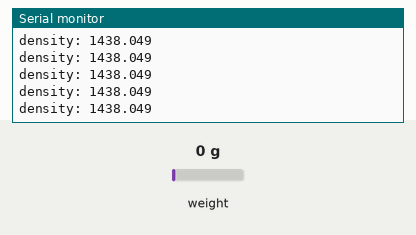
This sketch was run on a simulated ESP32. Shown: the last lines printed to the serial monitor. The test bench sets the inputs (shaded band); at power-on: weight on the scale 0 g. WiFi joins after 1.5 s; servers stay silent unless stated.

Above: at 3.0 s.
3.1 s: weight on the scale set to 100 g
At 3.12 s:
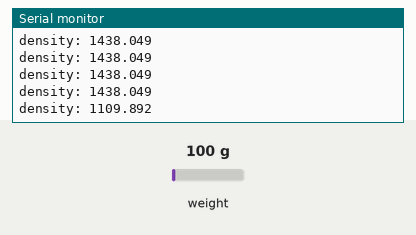
4.6 s: weight on the scale set to 1250 g
At 4.63 s:
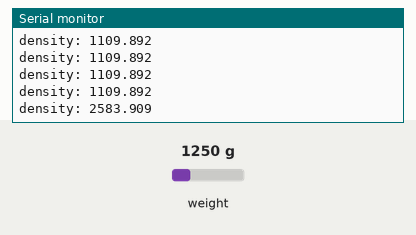
Timing chart, 0 to 7.6 s (numbered marks = the images above; inputs shaded):
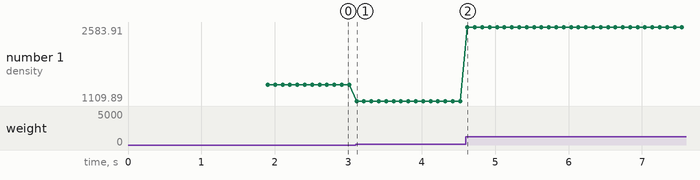

Measured:
- after the input at 3.1 s, the serial monitor: prints a new line at once (image 1)
- after the input at 4.6 s, the serial monitor: prints a new line at once (image 2)
- plotted number 1: 1438.05 → 1109.89 after the input at 3.1 s, 1109.89 → 2583.91 after the input at 4.6 s

The sketch:

qcbiot_loadcell.ino
```cpp
#define BLYNK_TEMPLATE_ID "TMPLR0OTM_ro"
#define BLYNK_TEMPLATE_NAME "QCBIoT"
#define BLYNK_AUTH_TOKEN "bHkawb3264l7nbPSnwUZ1YJZeqoDYb9O"

#include <HX711.h>
#define BLYNK_PRINT Serial
#include <WiFi.h>
#include <WiFiClient.h>
#include <BlynkSimpleEsp32.h>

//#define BLYNK_TEMPLATE_ID "TMPLR0OTM_ro"
//#define BLYNK_TEMPLATE_NAME "QCBIoT"
//#define BLYNK_AUTH_TOKEN "sm0VLv7U-U0BaFFyToP18-QLLebuzNXc"

char auth[] = "bHkawb3264l7nbPSnwUZ1YJZeqoDYb9O";
//old//char auth[] = "sor72X3FYYhlbrbpjbqGk8X5BXv6heTa";       // You should get Auth Token in the Blynk App.
char ssid[] = "Darshan's X7 PRO 5G";                    // Your Wi-Fi Credentials
char pass[] = "Babu@08012003";
const int DTpin = 27;
const int SCKpin = 14;
HX711 mass;
float V=0.00005647022; //volume of metal ball 4/3pirqube
float g=9.8;
//brown gnd
//vcc orange
//blue=12
//white=13[clk]
void setup()
{
    Serial.begin(9600);
    mass.begin(DTpin, SCKpin);
    Blynk.begin(auth, ssid, pass);
}

void loop()
{
  Blynk.run();
  //R,B,G,W
  //float F=force.read();
  //Serial.println(mass.read());
  float m = ((((mass.read()-189172.000)/22234)*9.81)/1000); //22234 is the ref weight //force = mass * g //phy terms
  //F = ((((F-187630)/13200)*6)/1000);
  //F = ((((F-189172.000)/22234)*10)/1000)-0.001;
  //Serial.println(F,3);
  //Serial.print("\n");
  float density = (m/V); //mass/vol
  density = abs(density)-40;
  Serial.print("density: ");
  Serial.println(density,3);
  Blynk.virtualWrite(V0,density);
  //float Ft=((((F-158219.00)/19324.00)*50)/1000.00)*9.81;
  /*
  Serial.print(millis()/1000.00,3);
  Serial.print("*");
  Serial.println((Ft)/(V*g),3);
  */
}
```
